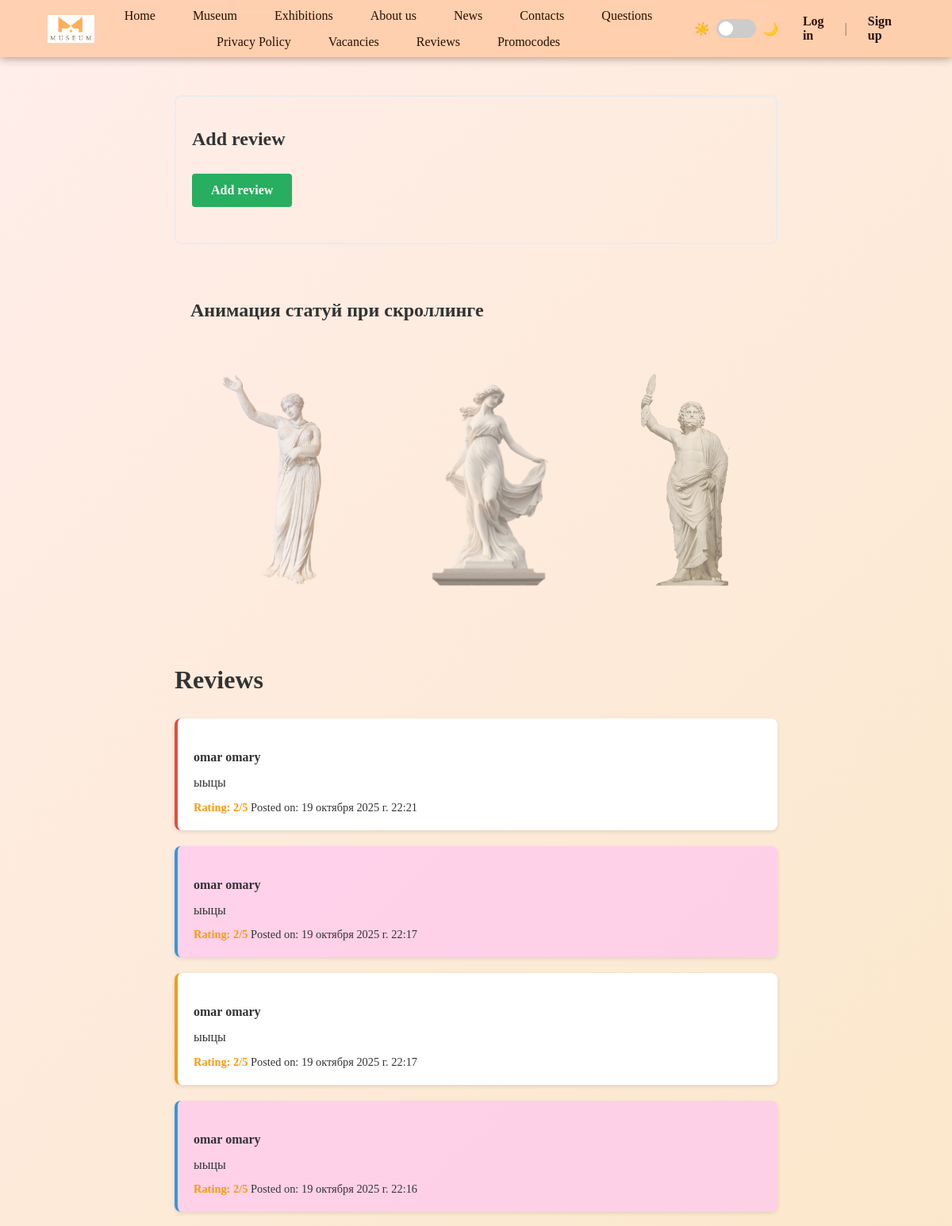
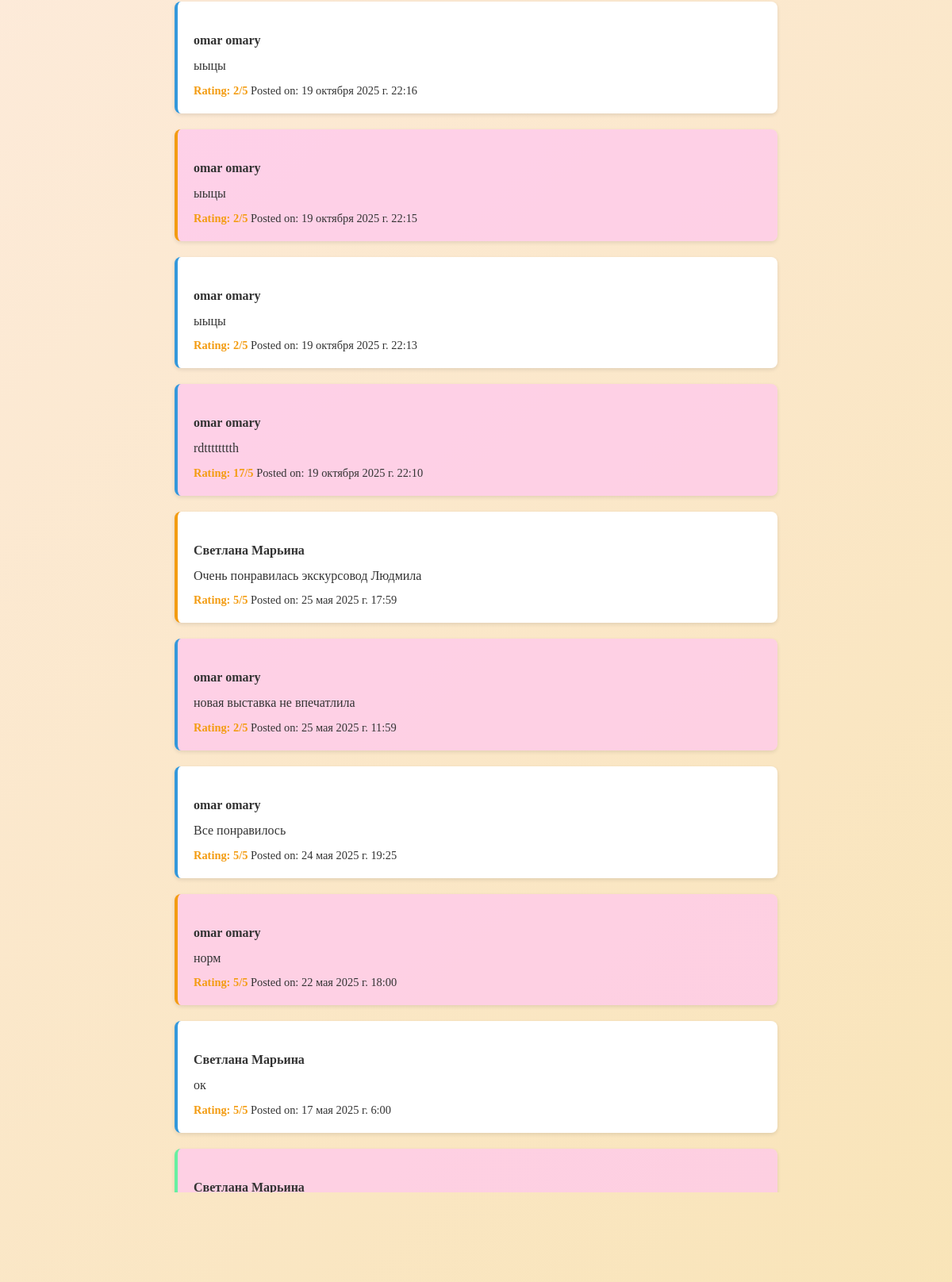
The app's page /reviews/ with its own data (2 pictures, top to bottom).
### museum/models.py (models this page shows, shortened)
class Review(models.Model):
    author = models.ForeignKey(Client, on_delete=models.CASCADE)
    rate = models.IntegerField()
    content = models.TextField()
    date = models.DateTimeField(null=True, blank=True)

class Client(models.Model):
    user = models.OneToOneField('museum.CustomUser', on_delete=models.CASCADE, null=True, blank=True)
    company_name = models.CharField(max_length=255, null=True)

class CustomUser(AbstractUser):
    date_of_birth = models.DateField(blank=True, null=True)
    email = models.EmailField(unique=True)
    telephone = models.CharField(max_length=13, null=True, default='+375290000000')
    class Meta:
        verbose_name = 'CustomUser'
        verbose_name_plural = 'CustomUsers'

### museum/views.py (the view, shortened to what this page needs)
# urls.py: re_path(r'^reviews/$', views.ReviewsView.as_view(), name='reviews'),
class ReviewsView(View):
    template_name = "rewies.html"
    form_class = ReviewForm
    def get(self, request):
        context = {'reviews': mod.Review.objects.all().order_by('-date')}
        if request.user.is_authenticated:
            context['form'] = self.form_class
        return render(request, self.template_name, context)

### templates/rewies.html (shortened to what this page needs)
{% extends 'layout.html' %}
{% block content %}
<div class="reviews-container">
    {% if not user.is_staff %}
        <form method="post" class="review-form">
            <h2 class="form-title">Add review</h2>
            <p><button type="submit">Add review</button></p>
        </form>
    {% endif %}
    <section class="scroll-gallery">
        <h2>Анимация статуй при скроллинге</h2>
        <div class="statue-container">
            <div class="statue-item">
                <img src="/media/images/dasa1.png" alt="Статуя 1" class="statue">
                          </div>
            <div class="statue-item">
                <img src="/media/images/dasa.png" alt="Статуя 2" class="statue">
            </div>
            <div class="statue-item">
                <img src="/media/images/dasa2.png" alt="Статуя 3" class="statue">
            </div>
        </div>
    </section>
    <h1>Reviews</h1>
    <div class="reviews-list">
        {% for review in reviews %}
            <div class="review" lang="en">
                <h4 class="review-author">{{ review.author.user.get_full_name|default:review.author.user.username }}</h4>
                <div class="review-content">
                    <p>{{ review.content }}</p>
                </div>
                <div class="review-meta">
                    <span class="review-rating">Rating: {{ review.rate }}/5</span>
                    <span>Posted on: {{ review.date }}</span>
                </div>
            </div>
        {% endfor %}
    </div>
</div>
{% endblock %}

### templates/layout.html (shortened to what this page needs)
{% load static %}
<!doctype html>
<html lang="en">
<head>
   <link rel="stylesheet" href="{% static 'css/style.css' %}">
</head>
<body>
    <header>
        <img src="/media/images/logo02.png" alt="Museum Logo" class="logo">
        <nav class="navigat">
            <ul>
                <li><a href="{% url 'home' %}">Home</a></li>
                <li><a href="{% url 'museum' %}">Museum</a></li>
                <li><a href="{% url 'exhibitions' %}">Exhibitions</a></li>
                <li><a href="{% url 'about' %}">About us</a></li>
                <li><a href="{% url 'news' %}">News</a></li>
                <li><a href="{% url 'contacts' %}">Contacts</a></li>
                <li><a href="{% url 'dictionary' %}">Questions</a></li>
                <li><a href="{% url 'policy' %}">Privacy Policy</a></li>
                <li><a href="{% url 'vacancies' %}">Vacancies</a></li>
                <li><a href="{% url 'reviews' %}">Reviews</a></li>
                <li><a href="{% url 'discounts' %}">Promocodes</a></li>
            </ul>
        </nav>
 <div class="header-controls">
            <div class="theme-switcher">
                <span class="theme-icon">☀️</span>
                <label class="theme-toggle">
                    <span class="theme-slider"></span>
                </label>
                <span class="theme-icon">🌙</span>
            </div>
        <div class="auth-links">
            {% if user.is_authenticated %}
                {% if not user.is_superuser %}
                    {% if user.is_staff %}
                        <a href="{% url 'employee_profile' %}">Profile</a>
                    {% else %}
                        <a href="{% url 'client_profile' %}">Profile</a>
                    {% endif %}
                {% endif %}
                <a href="{% url 'logout' %}">Log out</a>
            {% else %}
                <a href="{% url 'login' %}">Log in</a>
                <span class="separator">|</span>
                <a href="{% url 'register' %}">Sign up</a>
            {% endif %}
        </div>
    </header>
    <main>
        {% block content %}
        {% endblock %}
    </main>
</body>
</html>

### static/css/style.css (style rules this page uses)
.statue { height:300px; opacity: 0; transform: scale(0.5); transition: transform 0.8s ease-out, opacity 0.8s ease-out; will-change: transform, opacity; }
.statue-container { display: flex; flex-direction: row; justify-content: center; gap: 40px; flex-wrap: wrap; padding: 40px 20px; }
:root { --bg-color: #ffffff; --text-color: #333333; --header-bg: rgba(255, 188, 140, 0.598); --card-bg: #ffffff; --border-color: #dee2e6; --primary-color: #007bff; --hover-color: #0056b3; --nav-bg: #343a40; --nav-text: #2c0d00; --nav-hover: #f9ba73b1; --main-bg: linear-gradient(135deg, #ffebe8dd 0%, #f7dda5c9 100%); }
body { background: var(--main-bg); color: var(--text-color); transition: background-color 0.3s ease, color 0.3s ease; }
header { background: var(--header-bg); }
.navigat ul li a { color: var(--nav-text); }
.auth-links a { color: var(--nav-text); }
.theme-switcher { display: flex; align-items: center; gap: 8px; margin-left: 15px; }
.theme-toggle { position: relative; display: inline-block; width: 50px; height: 24px; }
.theme-slider { position: absolute; cursor: pointer; top: 0; left: 0; right: 0; bottom: 0; background-color: #ccc; transition: .4s; border-radius: 24px; }
.theme-slider:before { position: absolute; content: ""; height: 18px; width: 18px; left: 3px; bottom: 3px; background-color: white; transition: .4s; border-radius: 50%; }
.theme-icon { font-size: 16px; }
.header-controls { display: flex; align-items: center; gap: 15px; }
.faq-container, .news-card, .employee-card, .review { background-color: var(--card-bg); color: var(--text-color); }
* { box-sizing: border-box; margin: 0; padding: 0; }
html, body { height: 100%; }
body { font-family: Georgia, serif; overflow: auto; }
.reviews-container { max-width: 800px; margin: 0 auto; padding: 20px; }
.review-form { padding: 20px; border-radius: 8px; margin-bottom: 30px; border: 2px solid #e9ecef; }
.form-title { margin-bottom: 20px; }
input, textarea, select, button { font: inherit; padding: 8px 12px; border: 2px solid #ddd; border-radius: 4px; margin-bottom: 15px; width: 100%; box-sizing: border-box; }
button[type="submit"] { background: #27ae60; color: white; border: none; padding: 12px 24px; cursor: pointer; font-weight: bold; width: auto; }
.reviews-list { margin-top: 30px; }
.review { padding: 20px; margin-bottom: 20px; border-radius: 8px; border-left: 4px solid #3498db; box-shadow: 0 2px 5px rgba(0,0,0,0.1); }
.review:first-child { border-left-color: #e74c3c; }
.review:last-child { border-left-color: #68efa0; margin-bottom: 0; }
.review:nth-child(even) { background: #ffc6f1b2; }
.review:nth-child(3n) { border-left-color: #f39c12; }
.review-author { margin-bottom: 10px; font-weight: bold; }
.review-content { line-height: 1.6; margin-bottom: 10px; }
.review-content:lang(en) { quotes: "“" "”" "‘" "’"; }
.review-meta { font-size: 0.9em; }
.review-rating { color: #f39c12; font-weight: bold; }
html, body { margin: 0; padding: 0; min-height: 100vh; background-attachment: fixed; background-size: cover; }
header { position: fixed; top: 0; left: 0; width: 100%; background: rgba(255, 188, 140, 0.598); backdrop-filter: blur(10px); z-index: 1000; box-shadow: 0 2px 10px rgba(61, 30, 12, 0.39); padding: 10px 5%; display: flex; justify-content: space-between; align-items: center; }
.navigat { flex-grow: 1; margin: 0 20px; }
.navigat ul { display: flex; justify-content: center; gap: 15px; list-style: none; margin: 0; padding: 0; flex-wrap: wrap; }
.navigat a { text-decoration: none; color: #2c0d00; font-weight: 500; padding: 8px 16px; border-radius: 6px; transition: all 0.3s ease; white-space: nowrap; font-size: 16px; }
.auth-links { display: flex; align-items: center; gap: 10px; }
.auth-links a { text-decoration: none; color: #2c0d00; font-weight: 550; padding: 8px 16px; border-radius: 6px; transition: all 0.3s ease; font-size: 16px; }
.separator { color: #666; }
main { margin-top: 80px ; }
.logo { height: 35px; }
main, section, article { padding: 20px; }
h1, h2, h3, h4, h5 { margin: 20px 0 10px 0; font-weight: bold; }
p { margin-bottom: 10px; }
button, .btn { margin-top: 10px; padding: 8px 14px; border: none; background: #b46d2c; color: white; border-radius: 4px; cursor: pointer; }

### records on screen
Review: author.user.get_full_name "omar omary", content "ыыцы", rate "2", date "19 октября 2025 г. 22:21"
Review: author.user.get_full_name "omar omary", content "ыыцы", rate "2", date "19 октября 2025 г. 22:17"
Review: author.user.get_full_name "omar omary", content "ыыцы", rate "2", date "19 октября 2025 г. 22:17"
Review: author.user.get_full_name "omar omary", content "ыыцы", rate "2", date "19 октября 2025 г. 22:16"
Review: author.user.get_full_name "omar omary", content "ыыцы", rate "2", date "19 октября 2025 г. 22:16"
Review: author.user.get_full_name "omar omary", content "ыыцы", rate "2", date "19 октября 2025 г. 22:15"
Review: author.user.get_full_name "omar omary", content "ыыцы", rate "2", date "19 октября 2025 г. 22:13"
Review: author.user.get_full_name "omar omary", content "rdtttttttth", rate "17", date "19 октября 2025 г. 22:10"
Review: author.user.get_full_name "Светлана Марьина", content "Очень понравилась экскурсовод Людмила", rate "5", date "25 мая 2025 г. 17:59"
Review: author.user.get_full_name "omar omary", content "новая выставка не впечатлила", rate "2", date "25 мая 2025 г. 11:59"
Review: author.user.get_full_name "omar omary", content "Все понравилось", rate "5", date "24 мая 2025 г. 19:25"
Review: author.user.get_full_name "omar omary", content "норм", rate "5", date "22 мая 2025 г. 18:00"
Review: author.user.get_full_name "Светлана Марьина", content "ок", rate "5", date "17 мая 2025 г. 6:00"
Review: author.user.get_full_name "Светлана Марьина"
